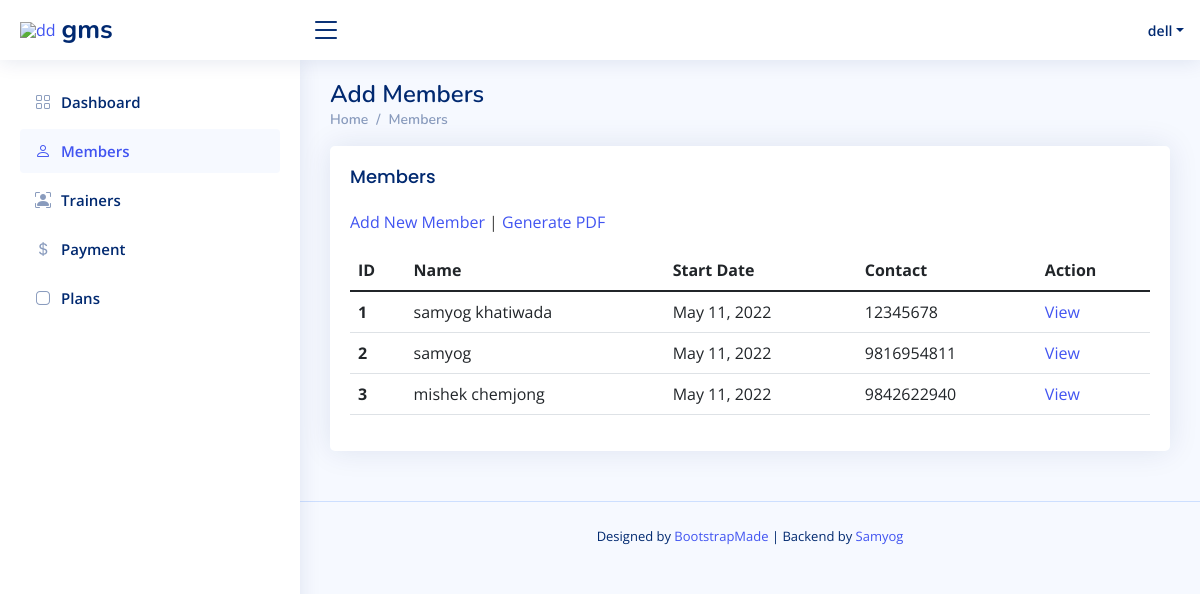
Page /member (signed in) on the earlier database version.
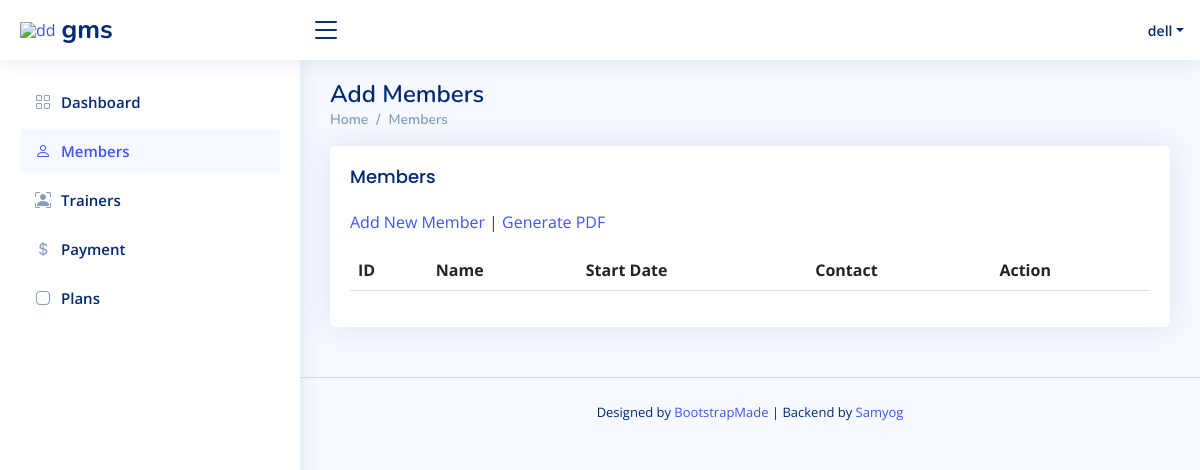
Same page on the later database version.
### main/models.py (models this page shows, shortened)
class Member(models.Model):
    fullName = models.CharField(max_length=100)
    address = models.CharField(max_length=100)
    contact = models.CharField(max_length=10)
    email = models.EmailField()
    joining_date = models.DateField(default=timezone.now)
    trainer = models.ForeignKey('Trainer',  on_delete=models.CASCADE, blank=True)
    photo = models.ImageField(upload_to='member/')
    plan = models.ForeignKey('Plan', on_delete=models.CASCADE)
    GENDER = (
        ('Male', 'male'),
        ('Female', 'female'),
        ('Others', 'others'),
    )
    gender = models.CharField(
        max_length=10,
        choices= GENDER,
        blank=True,
    )
    description = models.TextField()

### main/views.py (the view)
# urls.py: path('member', Members.as_view(), name='memberlist'), #member list url
class Members(LoginRequiredMixin, ListView):
    model = Member
    context_object_name= 'customerlist'
    ordering = ['-joining_date']

### templates/main/member_list.html (shortened to what this page needs)
{% extends 'base/admin_base.html' %}
{% block members %} active {% endblock members %}
{% block content %}
<div class="pagetitle">
  <h1>Add Members</h1>
  <nav>
    <ol class="breadcrumb">
      <li class="breadcrumb-item"><a href="{% url 'index' %}">Home</a></li>
      <li class="breadcrumb-item"><a href="{% url 'memberlist' %}">Members</a></li>
    </ol>
  </nav>
</div>
<div class="card">
    <div class="card-body">
      <h5 class="card-title">Members</h5>
      <p> <a href="{% url 'addmember' %}" > Add New Member </a> | <a href="{% url 'addmember' %}" > Generate PDF</a>  </p>
      <table class="table datatable">
        <thead>
          <tr>
            <th scope="col">ID</th>
            <th scope="col">Name</th>
            <th scope="col">Start Date</th>
            <th scope="col">Contact</th>
            <th scope="col">Action</th>
          </tr>
        </thead>
        <tbody>
          {% for customer in customerlist %}
          <tr>
            <th scope="row">{{customer.id}}</th>
            <td>{{ customer.fullName }}</td>
            <td>{{customer.joining_date }}</td>
            <td>{{ customer.contact }}</td>
            <td><a href="{% url 'memberdetail' customer.pk %}">View</a></td>
          </tr>
          {% endfor %}
        </tbody>
      </table>
    </div>
  </div>
{% endblock content %}

Differences in the rows shown:
removed Member: id "1", fullName "samyog khatiwada", joining_date "May 11, 2022", contact "12345678"
removed Member: id "2", fullName "samyog", joining_date "May 11, 2022", contact "9816954811"
removed Member: id "3", fullName "mishek chemjong", joining_date "May 11, 2022", contact "9842622940"
